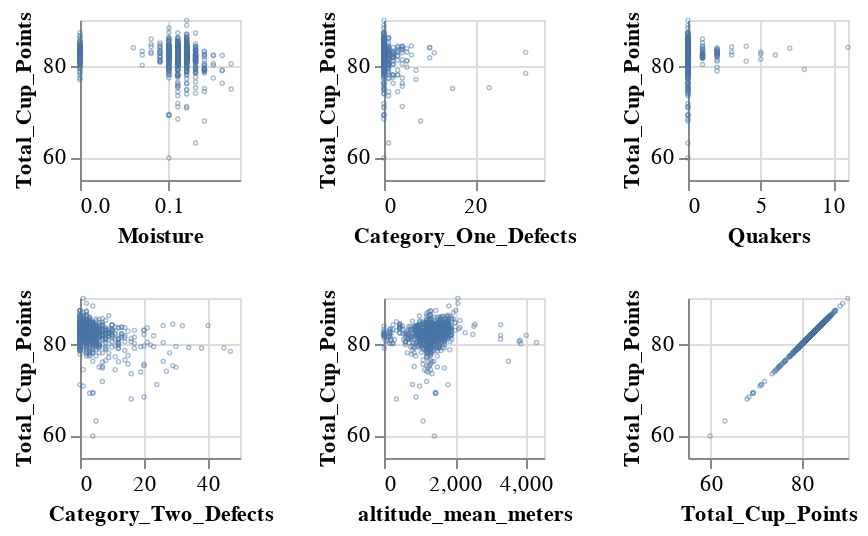

The cell this chart's notebook holds for it:
### Code cell
# ---- Scatter plots of numerical columns and Total_Cup_Points ----
numeric_cols = list(data.select_dtypes(exclude='object'))
scatter = (
    alt.Chart(data)
    .mark_point(opacity = 0.5, size = 0.5)
    .encode(
        x = alt.X(alt.repeat("repeat"), type = "quantitative", scale = alt.Scale(zero =  False)),
        y = alt.Y("Total_Cup_Points", scale = alt.Scale(zero = False))
    )
    .properties(height = 80, width = 80)
    .repeat(numeric_cols, columns = 3)
    .configure_axis(labelFontSize = 11)
)

scatter

### Figure 1 — Vega-Lite specification as saved in the notebook (floating-point values rounded to 4 significant figures; data arrays with more than 128 entries replaced by an {"elided": "..."} marker saying what was removed)
{"config": {"view": {"continuousWidth": 400, "continuousHeight": 300}, "axis": {"labelFontSize": 11}}, "repeat": ["Moisture", "Category_One_Defects", "Quakers", "Category_Two_Defects", "altitude_mean_meters", "Total_Cup_Points"], "spec": {"data": {"name": "data-987416553dd4dcd968a8c368dd84ce50"}, "mark": {"type": "point", "opacity": 0.5, "size": 0.5}, "encoding": {"x": {"field": {"repeat": "repeat"}, "scale": {"zero": false}, "type": "quantitative"}, "y": {"field": "Total_Cup_Points", "scale": {"zero": false}, "type": "quantitative"}}, "height": 80, "width": 80}, "columns": 3, "$schema": "https://vega.github.io/schema/vega-lite/v4.17.0.json", "datasets": {"data-987416553dd4dcd968a8c368dd84ce50": {"elided": "894 records"}}}
